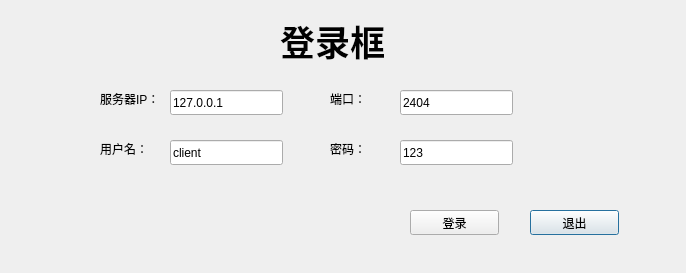
<?xml version="1.0" encoding="UTF-8"?>
<ui version="4.0">
 <class>Dialog_login</class>
 <widget class="QDialog" name="Dialog_login">
  <property name="geometry">
   <rect>
    <x>0</x>
    <y>0</y>
    <width>686</width>
    <height>273</height>
   </rect>
  </property>
  <property name="windowTitle">
   <string>Dialog</string>
  </property>
  <widget class="QLineEdit" name="text_ip">
   <property name="geometry">
    <rect>
     <x>170</x>
     <y>90</y>
     <width>113</width>
     <height>25</height>
    </rect>
   </property>
   <property name="text">
    <string>127.0.0.1</string>
   </property>
  </widget>
  <widget class="QPushButton" name="B_loginexit">
   <property name="geometry">
    <rect>
     <x>530</x>
     <y>210</y>
     <width>89</width>
     <height>25</height>
    </rect>
   </property>
   <property name="text">
    <string>退出</string>
   </property>
  </widget>
  <widget class="QLabel" name="label_3">
   <property name="geometry">
    <rect>
     <x>100</x>
     <y>140</y>
     <width>71</width>
     <height>17</height>
    </rect>
   </property>
   <property name="text">
    <string>用户名：</string>
   </property>
  </widget>
  <widget class="QPushButton" name="B_login">
   <property name="geometry">
    <rect>
     <x>410</x>
     <y>210</y>
     <width>89</width>
     <height>25</height>
    </rect>
   </property>
   <property name="text">
    <string>登录</string>
   </property>
  </widget>
  <widget class="QLineEdit" name="text_password">
   <property name="geometry">
    <rect>
     <x>400</x>
     <y>140</y>
     <width>113</width>
     <height>25</height>
    </rect>
   </property>
   <property name="text">
    <string>123</string>
   </property>
  </widget>
  <widget class="QLineEdit" name="text_user">
   <property name="geometry">
    <rect>
     <x>170</x>
     <y>140</y>
     <width>113</width>
     <height>25</height>
    </rect>
   </property>
   <property name="text">
    <string>client</string>
   </property>
  </widget>
  <widget class="QLineEdit" name="text_port">
   <property name="geometry">
    <rect>
     <x>400</x>
     <y>90</y>
     <width>113</width>
     <height>25</height>
    </rect>
   </property>
   <property name="text">
    <string>2404</string>
   </property>
  </widget>
  <widget class="QLabel" name="label_4">
   <property name="geometry">
    <rect>
     <x>330</x>
     <y>140</y>
     <width>71</width>
     <height>17</height>
    </rect>
   </property>
   <property name="text">
    <string>密码：</string>
   </property>
  </widget>
  <widget class="QLabel" name="label_5">
   <property name="geometry">
    <rect>
     <x>330</x>
     <y>90</y>
     <width>71</width>
     <height>17</height>
    </rect>
   </property>
   <property name="text">
    <string>端口：</string>
   </property>
  </widget>
  <widget class="QLabel" name="label">
   <property name="geometry">
    <rect>
     <x>280</x>
     <y>10</y>
     <width>141</width>
     <height>61</height>
    </rect>
   </property>
   <property name="font">
    <font>
     <family>Khmer OS</family>
     <pointsize>26</pointsize>
     <weight>75</weight>
     <bold>true</bold>
    </font>
   </property>
   <property name="text">
    <string>登录框</string>
   </property>
  </widget>
  <widget class="QLabel" name="label_2">
   <property name="geometry">
    <rect>
     <x>100</x>
     <y>90</y>
     <width>71</width>
     <height>17</height>
    </rect>
   </property>
   <property name="text">
    <string>服务器IP：</string>
   </property>
  </widget>
 </widget>
 <resources/>
 <connections/>
</ui>
